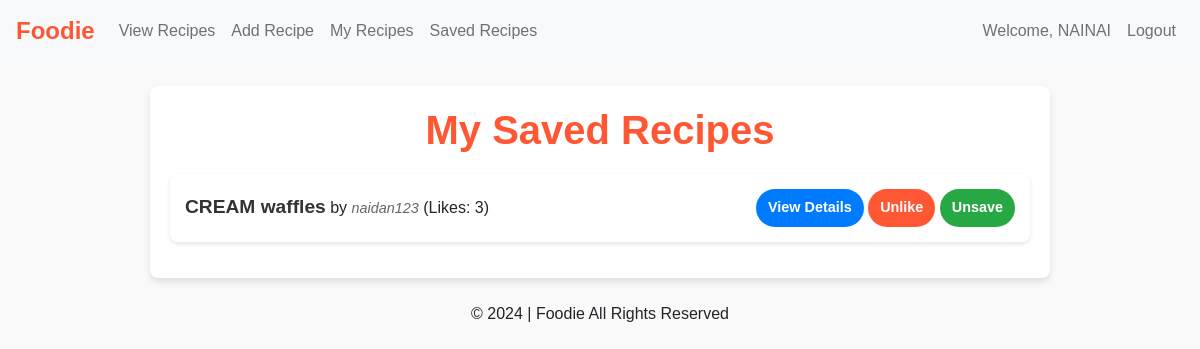
The page /saved_recipes (signed in) on the database its author committed.
### app/models.py (models this page shows, shortened)
class User(db.Model,UserMixin):
    __tablename__ = 'users'
    id = db.Column(db.Integer, primary_key=True, autoincrement=True)
    username = db.Column(db.String(50), nullable=False)
    email = db.Column(db.String(100), nullable=False)
    password_hash = db.Column(db.String(255))
    created_at = db.Column(db.DateTime, default=datetime.utcnow)
    recipes = db.relationship('Recipe', back_populates='author', cascade="all, delete-orphan")
    likes = db.relationship('Like', back_populates='user', cascade="all, delete-orphan")
    saved_recipes = db.relationship('SavedRecipe', back_populates='user', cascade="all, delete-orphan")

class Recipe(db.Model):
    __tablename__ = 'recipes'
    id = db.Column(db.Integer, primary_key=True, autoincrement=True)
    user_id = db.Column(db.Integer, db.ForeignKey('users.id'), nullable=False)
    author = db.relationship('User', back_populates='recipes')
    title = db.Column(db.String(100), nullable=False)
    description = db.Column(db.Text, nullable=False)
    ingredients = db.Column(db.Text, nullable=False)
    steps = db.Column(db.Text, nullable=False)
    image_url = db.Column(db.String(255))  # Optional, we can set a default picture if anythign
    created_at = db.Column(db.DateTime, default=datetime.utcnow)
    likes = db.relationship('Like', back_populates='recipe', cascade="all, delete-orphan")
    saved_by = db.relationship('SavedRecipe', back_populates='recipe', cascade="all, delete-orphan")

### app/views.py (the view)
@app.route('/saved_recipes', methods=['GET'])
@login_required
def saved_recipes():
    saved_recipes = Recipe.query.join(SavedRecipe, Recipe.id == SavedRecipe.recipe_id) \
                                .filter(SavedRecipe.user_id == current_user.id).all()
    return render_template('saved_recipes.html', saved_recipes=saved_recipes)

### app/views.py (called while the page is built)
@login_manager.user_loader
def load_user(user_id):
    return User.query.get(int(user_id))  # Assumes user_id is the primary key of User model

### app/templates/saved_recipes.html (shortened to what this page needs)
{% extends "base.html" %}
{% block content %}
{% block styles %}
<link href="{{ url_for('static', filename='css/view_recipes.css') }}" rel="stylesheet">
{% endblock %}
<section class="recipes-section">
    <h1 class="section-title">My Saved Recipes</h1>
    <ul id="savedRecipeList" class="recipe-list">
        {% if saved_recipes %}
            {% for recipe in saved_recipes %}
            <li class="recipe-item">
                <div class="recipe-info">
                    <strong>{{ recipe.title }}</strong> by <em>{{ recipe.author.username }}</em>
                    (Likes: <span id="like-count-{{ recipe.id }}">{{ recipe.likes|length }}</span>)
                </div>
                <div class="recipe-actions">
                    <button class="btn action-button view-details-button" data-recipe-id="{{ recipe.id }}">View Details</button>
                    {% set user_liked = recipe.likes|selectattr('user_id','equalto',current_user.id)|list %}
                    {% set user_saved = recipe.saved_by|selectattr('user_id','equalto',current_user.id)|list %}
                    <button class="btn action-button like-button" data-recipe-id="{{ recipe.id }}">
                        {% if user_liked %}
                            Unlike
                        {% else %}
                            Like
                        {% endif %}
                    </button>
                    <button class="btn action-button save-button" data-recipe-id="{{ recipe.id }}">
                        {% if user_saved %}
                            Unsave
                        {% else %}
                            Save
                        {% endif %}
                    </button>
                </div>
            </li>
            {% endfor %}
        {% else %}
            <li>No saved recipes found.</li>
        {% endif %}
    </ul>
</section>
{% endblock %}

### app/templates/base.html (shortened to what this page needs)
<!DOCTYPE html>
<html lang="en">
<head>
    <link href="https://cdn.jsdelivr.net/npm/bootstrap@5.1.3/dist/css/bootstrap.min.css" rel="stylesheet">
    <link href="{{ url_for('static', filename='css/base.css') }}" rel="stylesheet">
</head>
<body>
    <nav class="navbar navbar-expand-lg navbar-light bg-light px-3">
      <a class="navbar-brand" href="/">Foodie</a>
      <div class="collapse navbar-collapse" id="navbarSupportedContent">
        <ul class="navbar-nav me-auto mb-2 mb-lg-0">
          <li class="nav-item">
            <a class="nav-link" href="/view_recipes">View Recipes</a>
          </li>
          {% if current_user.is_authenticated %}
          <li class="nav-item">
            <a class="nav-link" href="/add_recipe">Add Recipe</a>
          </li>
          <li class="nav-item">
            <a class="nav-link" href="/my_recipes">My Recipes</a>
          </li>
          <li class="nav-item">
            <a class="nav-link" href="/saved_recipes">Saved Recipes</a>
          </li>
          {% endif %}
        </ul>
        <ul class="navbar-nav ms-auto mb-2 mb-lg-0">
          {% if current_user.is_authenticated %}
          <li class="nav-item">
            <a class="nav-link" href="#">Welcome, {{ current_user.username }}</a>
          </li>
          <li class="nav-item">
            <a class="nav-link" href="/logout">Logout</a>
          </li>
          {% endif %}
        </ul>
      </div>
    </nav>
    <main class="container mt-4">
        {% block content %}{% endblock %}
    </main>
    <footer class="text-center mt-4">
        <p>&copy; 2024 | Foodie All Rights Reserved</p>
    </footer>
</body>
</html>

### app/static/css/base.css (style rules this page uses)
.navbar .navbar-brand { color: #ff5733; font-weight: bold; font-size: 1.5rem; }

### app/static/css/view_recipes.css (style rules this page uses)
body { font-family: 'Arial', sans-serif; background-color: #f9f9f9; margin: 0; padding: 0; }
.recipes-section { padding: 20px; background-color: #ffffff; box-shadow: 0 4px 6px rgba(0, 0, 0, 0.1); border-radius: 8px; margin: 20px auto; max-width: 900px; }
.section-title { font-size: 2.5rem; text-align: center; margin-bottom: 20px; color: #ff5733; font-weight: bold; }
.recipe-list { list-style: none; padding: 0; }
.recipe-list li { background-color: #fff; margin: 10px 0; padding: 15px; border-radius: 8px; box-shadow: 0 2px 4px rgba(0, 0, 0, 0.1); display: flex; justify-content: space-between; align-items: center; }
.recipe-list li strong { font-size: 1.2rem; font-weight: bold; color: #333333; }
.recipe-list li em { font-size: 0.9rem; color: #666666; }
.recipe-list button.view-details-button { padding: 8px 12px; border: none; border-radius: 20px; background-color: #007bff; color: white; font-size: 0.9rem; font-weight: bold; transition: background-color 0.3s ease; cursor: pointer; }
.recipe-list button.like-button { padding: 8px 12px; border: none; border-radius: 20px; background-color: #ff5733; color: white; font-size: 0.9rem; font-weight: bold; transition: background-color 0.3s ease; cursor: pointer; }
.recipe-list button.save-button { padding: 8px 12px; border: none; border-radius: 20px; background-color: #28a745; color: white; font-size: 0.9rem; font-weight: bold; transition: background-color 0.3s ease; cursor: pointer; }

### rows shown on the page
User: username "NAINAI"
Recipe: title "CREAM waffles", author.username "naidan123", likes|length "3"
